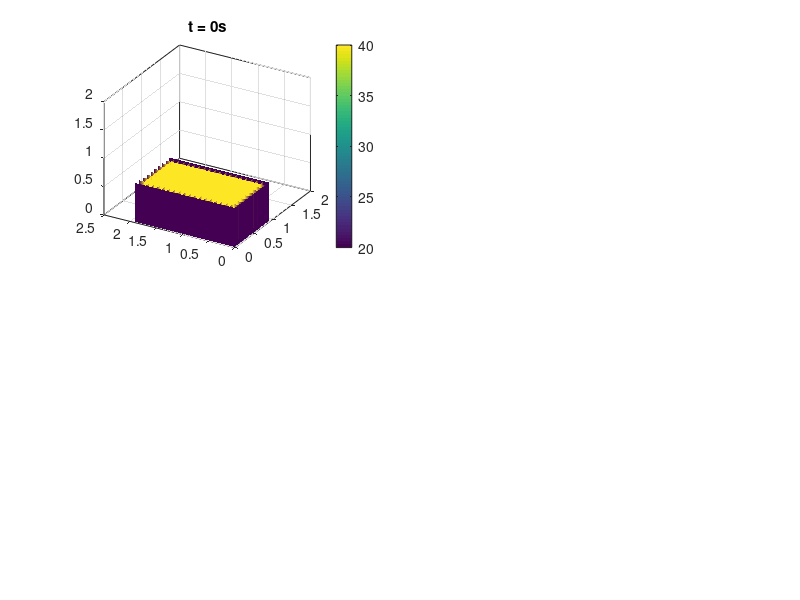

This figure's MATLAB source: (Note: this script raises an error after producing the figure.)
t0 = 20 * ones(22,12,10);
t0(3:20,3:10,3:10) = 40;
%first
[x,y,z] = meshgrid(0:.1:0.9,0:.1:1.9,0:.1:0.7);
xs = 0:0.1:2;
ys = 0:0.1:2.4;
zs = xs;
figure(1);subplot(2,2,1);
h = slice(x,y,z,t0(2:21,2:11,2:9),xs,ys,zs,'nearest' );
set(h,'FaceColor','interp',...
    'EdgeColor','none')
%camproj perspective
title('t = 0s')
box on
view(300,30)
%colormap cool
colorbar
k=caxis;


%2
m = model1_100(t0);
figure(1);subplot(2,2,2);
h = slice(x,y,z,m(2:21,2:11,2:9),xs,ys,zs,'nearest' );
set(h,'FaceColor','interp',...
    'EdgeColor','none')
%camproj perspective
title('t = 100s')
box on
view(300,30)
%colormap cool
caxis(k)
colorbar

%3
m = model1_100(m);
figure(1);subplot(2,2,3);
h = slice(x,y,z,m(2:21,2:11,2:9),xs,ys,zs,'nearest' );
set(h,'FaceColor','interp',...
    'EdgeColor','none')
%camproj perspective
title('t = 200s')
box on
view(300,30)
%colormap cool
caxis(k)
colorbar

%4
m = model1_1000(m);
figure(1);subplot(2,2,4);
h = slice(x,y,z,m(2:21,2:11,2:9),xs,ys,zs,'nearest' );
set(h,'FaceColor','interp',...
    'EdgeColor','none')
%camproj perspective
title('t = 1200s')
box on
view(300,30)
%colormap cool
caxis(k)
colorbar